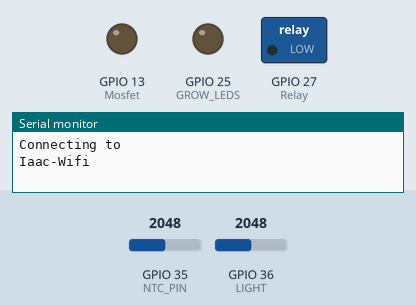
This sketch was run on a simulated ESP32. Parts: switched loads named in the sketch (green lamp = pin HIGH), output pins drawn as LEDs (lit = HIGH), the last lines printed to the serial monitor. The test bench sets the inputs (shaded band); at power-on: GPIO 36 (LIGHT) = 2048, GPIO 35 (NTC_PIN) = 2048. WiFi joins after 1.5 s; servers stay silent unless stated.

Above: at 0.1 s.
At 3.2 s:
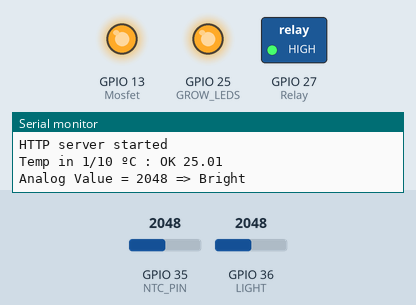
3.3 s: GPIO 36 (LIGHT) set to 1960
At 5.3 s:
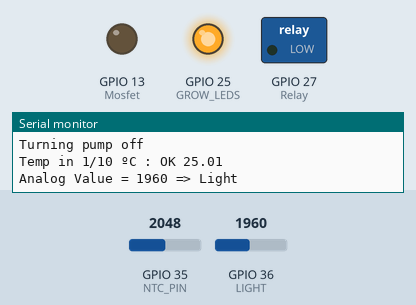
6.0 s: GPIO 36 (LIGHT) set to 760
Timing chart, 0 to 15.5 s (numbered marks = the images above; inputs shaded):
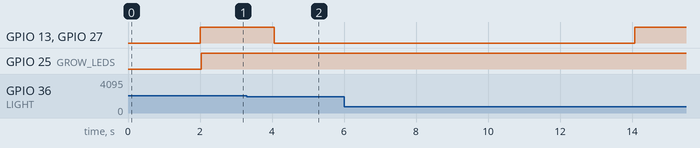

The sketch:

Thermistor_Light_sensors_Airpump_WEB-v2.ino
```cpp
//////////////////Thermistor//////////////
#include "thermistor.h"
#include "HardwareSerial.h"

// Analog pin used to read the NTC
#define NTC_PIN    A7
#define GROW_LEDS  25

// Thermistor object

// Global temperature reading
//uint16_t temp;

//////////////////////Light_ sensor/////////////////////////
#define LIGHT  A0

/////////////////// Init Air Pump Timer ///////////////////

// Pump Test
const long AirpumpInterval = 10000;
const long AirpumpRuntime = 2000;

//PUMP RUNNING
//const long AirpumpInterval = 3600000;
//const long AirpumpRuntime = 300000;

unsigned long lastTimePumpStart = 0;
unsigned long lastTimePumpStop = 0;

int Relay = 27;
int Mosfet = 13;
boolean IsPumpOn = true;
/////////////////////Peristaltic Pump///////////////

// Pump Test
//const long LiquidInterval = 10000;
//const long LiquidRuntime = 2000;

//PUMP RUNNING
//const long LiquidInterval = 3600000;
//const long LiquidRuntime = 300000;

//unsigned long lastTimeLiquidPumpStart = 0;


float temp1;

String LightText = "";
String TempText = "";
String Temperature;

#include <WiFi.h>
#include <WebServer.h>
#include <Wire.h>
#include <Adafruit_Sensor.h>

/*Put your SSID & Password*/
const char* ssid = "Iaac-Wifi";  // Enter SSID here
const char* password = "EnterIaac22@";  //Enter Password here

WebServer server(80);

void setup() {
  Serial.begin(9600);
  pinMode(Relay, OUTPUT);
  pinMode(Mosfet, OUTPUT);
  pinMode(GROW_LEDS, OUTPUT);

  /////////////////////////////////


  Serial.println("Connecting to ");
  Serial.println(ssid);

  //connect to your local wi-fi network
  WiFi.begin(ssid, password);

  //check wi-fi is connected to wi-fi network
  while (WiFi.status() != WL_CONNECTED) {
    delay(1000);
    Serial.print(".");
  }
  Serial.println("");
  Serial.println("WiFi connected..!");
  Serial.print("Got IP: ");  Serial.println(WiFi.localIP());

  server.on("/", handle_OnConnect);
  server.onNotFound(handle_NotFound);

  server.begin();
  Serial.println("HTTP server started");
  digitalWrite(Relay, HIGH);
  lastTimePumpStart = millis();
  digitalWrite(Mosfet, HIGH);
}

float readTemp(int pin) {
  int tempReading = analogRead(pin);
  // This is OK
  double tempK = log(10000.0 * ((4095.0 / tempReading - 1)));
  tempK = 1 / (0.001129148 + (0.000234125 + (0.0000000876741 * tempK * tempK )) * tempK );       //  Temp Kelvin
  float tempC = tempK - 273.15;            // Convert Kelvin to Celcius
  return tempC;
}


void loop()
{
  server.handleClient();

  float temp = readTemp(NTC_PIN);   // Read temperature
  Serial.print("Temp in 1/10 ºC : OK ");
  Serial.println(temp);
  //temp1 = temp * 0.1;
  //Serial.print(temp1);
  //TempText = "Temp in 1/10 ºC : " ;

  if (temp > 200) {
    digitalWrite(GROW_LEDS,   LOW);;

  } else {
    digitalWrite(GROW_LEDS,   HIGH);;

  };

  int analogValue = analogRead(LIGHT);

  Serial.print("Analog Value = ");
  Serial.print(analogValue);   // the raw analog reading

  // We'll have a few threshholds, qualitatively determined
  if (analogValue < 40) {
    Serial.println(" => Dark");
  } else if (analogValue < 800) {
    Serial.println(" => Dim");
  } else if (analogValue < 2000) {
    Serial.println(" => Light");
  } else if (analogValue < 3200) {
    Serial.println(" => Bright");
  } else {
    Serial.println(" => Very bright");
  }

  if (analogValue < 40) {
    LightText = "Dark" ;
  } else if (analogValue < 800) {
    LightText = "Dim" ;
  } else if (analogValue < 2000) {
    LightText = "Light" ;
  } else if (analogValue < 3200) {
    LightText = "Bright" ;
  } else {
    LightText = "Very Bright" ;
  }

  delay(2000);

  ////////////////////Pumps contro
  if (IsPumpOn && (millis() - lastTimePumpStart >= AirpumpRuntime)) {
    digitalWrite(Relay, LOW);
    digitalWrite(Mosfet, LOW);
    IsPumpOn = false;
    lastTimePumpStop = millis();
    Serial.println("Turning pump off");
  } else if (!IsPumpOn && (millis() - lastTimePumpStop >= AirpumpInterval)) {
    digitalWrite(Relay, HIGH);
    digitalWrite(Mosfet, HIGH);
    IsPumpOn = true;
    Serial.println("Turning pump on");
    lastTimePumpStart = millis();
  }

}

void handle_OnConnect() {
  //Temperature = thermistor.read();
  //Light = analogRead(LIGHT);

  server.send(200, "text/html", SendHTML(LightText, temp1));
}

void handle_NotFound() {
  server.send(404, "text/plain", "Not found");
}

String SendHTML( String LightText, float temp1) {
  String ptr = "<!DOCTYPE html> <html>\n";
  ptr += "<head><meta name=\"viewport\" content=\"width=device-width, initial-scale=1.0, user-scalable=no\">\n";
  ptr += "<meta http-equiv='Refresh' content='3'>";
  ptr += "<title>Spirulina Station</title>\n";
  ptr += "<style>html { font-family: Helvetica; display: inline-block; margin: 0px auto; text-align: center;}\n";
  ptr += "body{margin-top: 100px;} h1 {color: #164719;font-size: 60px; margin: 50px auto 30px;}\n";
  ptr += "p {font-size: 40px;color: #164719;margin-bottom: 10px;}\n";
  ptr += "</style>\n";
  ptr += "</head>\n";
  ptr += "<body>\n";
  ptr += "<div id=\"webpage\">\n";
  ptr += "<h1>Spirulina Station</h1>\n";
  ptr += "<p>Temperature: ";
  ptr += temp1;
  ptr += "&deg;C</p>";
  ptr += "<p>Light: ";
  ptr += LightText;
  ptr += "</p>";
  ptr += "</div>\n";
  ptr += "</body>\n";
  ptr += "</html>\n";
  return ptr;
}
```
